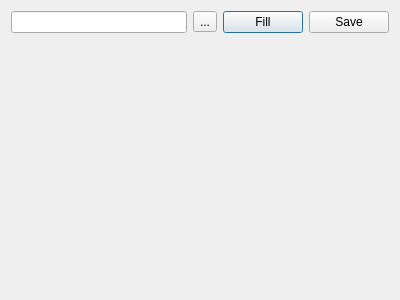
<?xml version="1.0" encoding="UTF-8"?>
<ui version="4.0">
 <class>AppFillMaxRangeTest</class>
 <widget class="QDialog" name="AppFillMaxRangeTest">
  <property name="geometry">
   <rect>
    <x>0</x>
    <y>0</y>
    <width>400</width>
    <height>300</height>
   </rect>
  </property>
  <property name="windowTitle">
   <string>AppFillMaxRangeTest</string>
  </property>
  <layout class="QVBoxLayout" name="verticalLayout">
   <item>
    <layout class="QHBoxLayout" name="horizontalLayout">
     <item>
      <widget class="QLineEdit" name="lineEdit"/>
     </item>
     <item>
      <widget class="QToolButton" name="toolButton">
       <property name="text">
        <string>...</string>
       </property>
      </widget>
     </item>
     <item>
      <widget class="QPushButton" name="pushButton">
       <property name="text">
        <string>Fill</string>
       </property>
      </widget>
     </item>
     <item>
      <widget class="QPushButton" name="pushButton_2">
       <property name="text">
        <string>Save</string>
       </property>
      </widget>
     </item>
    </layout>
   </item>
   <item>
    <spacer name="verticalSpacer">
     <property name="orientation">
      <enum>Qt::Vertical</enum>
     </property>
     <property name="sizeHint" stdset="0">
      <size>
       <width>20</width>
       <height>248</height>
      </size>
     </property>
    </spacer>
   </item>
  </layout>
 </widget>
 <layoutdefault spacing="6" margin="11"/>
 <resources/>
 <connections/>
</ui>
